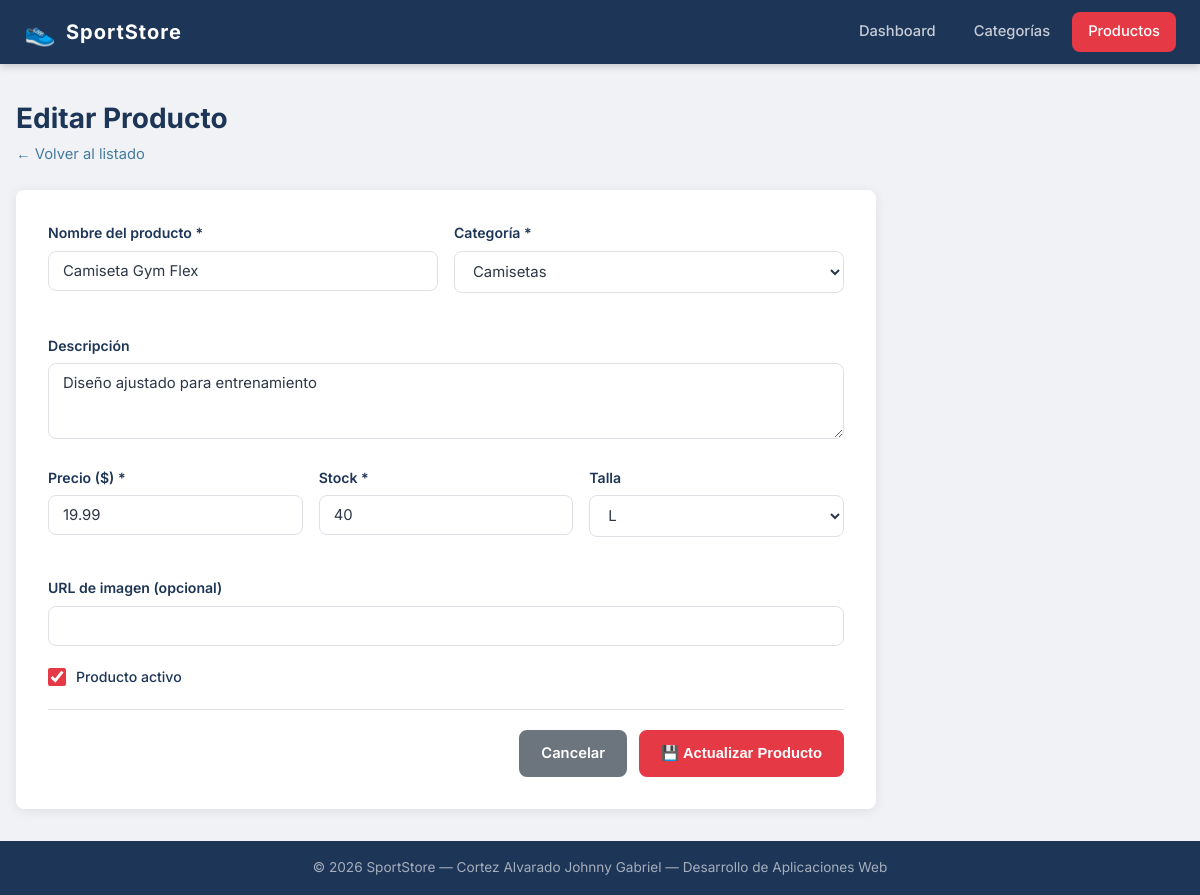
Screenshot of /index.php?c=productos&a=editar&id=2 with the database file from the repository.
### tables this page shows
CREATE TABLE IF NOT EXISTS productos (
    id              INT AUTO_INCREMENT PRIMARY KEY,
    categoria_id    INT NOT NULL,
    nombre          VARCHAR(150) NOT NULL,
    descripcion     TEXT,
    precio          DECIMAL(10,2) NOT NULL,
    stock           INT NOT NULL DEFAULT 0,
    talla           VARCHAR(20),
    imagen_url      VARCHAR(255),
    estado          TINYINT(1) NOT NULL DEFAULT 1,
    created_at      TIMESTAMP DEFAULT CURRENT_TIMESTAMP,
    CONSTRAINT fk_categoria
        FOREIGN KEY (categoria_id)
        REFERENCES categorias(id)
        ON DELETE RESTRICT
        ON UPDATE CASCADE
);

CREATE TABLE IF NOT EXISTS categorias (
    id          INT AUTO_INCREMENT PRIMARY KEY,
    nombre      VARCHAR(100) NOT NULL,
    descripcion TEXT,
    estado      TINYINT(1) NOT NULL DEFAULT 1,
    created_at  TIMESTAMP DEFAULT CURRENT_TIMESTAMP
);

### app/controllers/ProductoController.php (called while the page is built, shortened)
<?php
require_once __DIR__ . '/../models/ProductoModel.php';
require_once __DIR__ . '/../models/CategoriaModel.php';
class ProductoController {
    private ProductoModel  $model;
    private CategoriaModel $catModel;
    public function __construct() {
        $this->model    = new ProductoModel();
        $this->catModel = new CategoriaModel();
    }
    public function editar(): void {
        $id = (int)($_GET['id'] ?? 0);
        $producto   = $this->model->getById($id);
        $categorias = $this->catModel->getActivas();
        require __DIR__ . '/../views/productos/editar.php';
    }
}

### config/database.php (called while the page is built, shortened)
<?php
function getConnection(): PDO {
    static $pdo = null;
    if ($pdo === null) {
        $dsn = "mysql:host=" . DB_HOST . ";port=" . DB_PORT . ";dbname=" . DB_NAME . ";charset=" . DB_CHARSET;
        $options = [
            PDO::ATTR_ERRMODE            => PDO::ERRMODE_EXCEPTION,
            PDO::ATTR_DEFAULT_FETCH_MODE => PDO::FETCH_ASSOC,
            PDO::ATTR_EMULATE_PREPARES   => false,
        ];
        try {
            $pdo = new PDO($dsn, DB_USER, DB_PASS, $options);
        } catch (PDOException $e) {
            die('<div style="font-family:Arial;color:#c0392b;padding:20px;">
                 <h2>Error de conexión</h2><p>' . $e->getMessage() . '</p></div>');
        }
    }
    return $pdo;
}

### app/models/ProductoModel.php (called while the page is built, shortened)
<?php
require_once __DIR__ . '/../../config/database.php';
class ProductoModel {
    private PDO $db;
    public function __construct() {
        $this->db = getConnection();
    }
    public function getById(int $id): array|false {
        $stmt = $this->db->prepare(
            "SELECT p.*, c.nombre AS categoria_nombre
             FROM productos p
             INNER JOIN categorias c ON p.categoria_id = c.id
             WHERE p.id = ?"
        );
        $stmt->execute([$id]);
        return $stmt->fetch();
    }
}

### app/models/CategoriaModel.php (called while the page is built, shortened)
<?php
require_once __DIR__ . '/../../config/database.php';
class CategoriaModel {
    private PDO $db;
    public function __construct() {
        $this->db = getConnection();
    }
    public function getActivas(): array {
        $stmt = $this->db->query("SELECT * FROM categorias WHERE estado = 1 ORDER BY nombre ASC");
        return $stmt->fetchAll();
    }
}

### app/views/productos/editar.php (the view, shortened to what this page needs)
<?php
require __DIR__ . '/../layout/header.php';
?>
<div class="container">
    <div class="page-header">
        <div>
            <h1 class="page-title">Editar Producto</h1>
            <p class="page-sub"><a href="index.php?c=productos">← Volver al listado</a></p>
        </div>
    </div>
    <div class="card form-card">
        <form action="index.php?c=productos&a=actualizar" method="POST" id="formProducto" novalidate>
            <div class="form-row">
                <div class="form-group">
                    <label for="nombre">Nombre del producto *</label>
                    <input type="text" id="nombre" name="nombre" class="form-control"
                           value="<?= htmlspecialchars($_POST['nombre'] ?? $producto['nombre']) ?>"
                           maxlength="150" required>
                    <span class="form-error" id="errNombre"></span>
                </div>
                <div class="form-group">
                    <label for="categoria_id">Categoría *</label>
                    <select id="categoria_id" name="categoria_id" class="form-control" required>
                        <?php foreach ($categorias as $cat): ?>
                            <option value="<?= $cat['id'] ?>"
                                <?= (($_POST['categoria_id'] ?? $producto['categoria_id']) == $cat['id']) ? 'selected' : '' ?>>
                                <?= htmlspecialchars($cat['nombre']) ?>
                            </option>
                        <?php endforeach; ?>
                    </select>
                    <span class="form-error" id="errCategoria"></span>
                </div>
            </div>
            <div class="form-group">
                <label for="descripcion">Descripción</label>
                <textarea id="descripcion" name="descripcion" class="form-control" rows="3"><?= htmlspecialchars($_POST['descripcion'] ?? $producto['descripcion']) ?></textarea>
            </div>
            <div class="form-row">
                <div class="form-group">
                    <label for="precio">Precio ($) *</label>
                    <input type="number" id="precio" name="precio" class="form-control"
                           value="<?= htmlspecialchars($_POST['precio'] ?? $producto['precio']) ?>"
                           min="0.01" step="0.01" required>
                    <span class="form-error" id="errPrecio"></span>
                </div>
                <div class="form-group">
                    <label for="stock">Stock *</label>
                    <input type="number" id="stock" name="stock" class="form-control"
                           value="<?= htmlspecialchars($_POST['stock'] ?? $producto['stock']) ?>"
                           min="0" required>
                    <span class="form-error" id="errStock"></span>
                </div>
                <div class="form-group">
                    <label for="talla">Talla</label>
                    <select id="talla" name="talla" class="form-control">
                        <?php foreach (['XS','S','M','L','XL','XXL','38','39','40','41','42','43','44','Única'] as $t): ?>
                            <option value="<?= $t ?>"
                                <?= (($_POST['talla'] ?? $producto['talla']) === $t) ? 'selected' : '' ?>><?= $t ?></option>
                        <?php endforeach; ?>
                    </select>
                </div>
            </div>
            <div class="form-group">
                <label for="imagen_url">URL de imagen (opcional)</label>
                <input type="url" id="imagen_url" name="imagen_url" class="form-control"
                       value="<?= htmlspecialchars($_POST['imagen_url'] ?? $producto['imagen_url']) ?>">
            </div>
            <div class="form-group form-check">
                <input type="checkbox" id="estado" name="estado" value="1"
                       <?= ($_POST['estado'] ?? $producto['estado']) ? 'checked' : '' ?>>
                <label for="estado">Producto activo</label>
            </div>
            <div class="form-actions">
                <a href="index.php?c=productos" class="btn btn-secondary">Cancelar</a>
                <button type="submit" class="btn btn-primary">💾 Actualizar Producto</button>
            </div>
        </form>
    </div>
</div>
<?php require __DIR__ . '/../layout/footer.php'; ?>

### public/css/estilos.css (style rules this page uses)
:root { --primary: #e63946; --primary-d: #c1121f; --secondary: #457b9d; --success: #2d6a4f; --warning: #e9c46a; --warning-d: #f4a261; --danger: #e63946; --dark: #1d3557; --gray: #6c757d; --gray-l: #f8f9fa; --white: #ffffff; --border: #dee2e6; --shadow: 0 2px 12px rgba(0,0,0,0.08); --radius: 8px; --header-h: 64px; }
*, *::before, *::after { margin:0; padding:0; box-sizing:border-box; }
html { scroll-behavior: smooth; }
body { font-family: 'Inter', sans-serif; background-color: #f0f2f5; color: #2d3748; line-height: 1.6; min-height: 100vh; display: flex; flex-direction: column; }
a { color: var(--secondary); text-decoration: none; }
.container { max-width: 1200px; margin: 0 auto; }
.page-header { display: flex; align-items: center; justify-content: space-between; margin-bottom: 24px; flex-wrap: wrap; gap: 12px; }
.page-title { font-size: 1.75em; font-weight: 700; color: var(--dark); }
.page-sub { color: var(--gray); font-size: 0.92em; margin-top: 2px; }
.card { background: var(--white); border-radius: var(--radius); box-shadow: var(--shadow); overflow: hidden; }
.form-card { padding: 32px; max-width: 860px; }
.btn { display: inline-flex; align-items: center; gap: 6px; padding: 10px 20px; border-radius: var(--radius); font-size: 0.92em; font-weight: 600; cursor: pointer; border: 2px solid transparent; transition: all 0.2s; text-decoration: none; white-space: nowrap; }
.btn-primary { background: var(--primary); color: #fff; border-color: var(--primary); }
.btn-secondary { background: var(--gray); color: #fff; border-color: var(--gray); }
.form-group { margin-bottom: 20px; }
.form-row { display: grid; grid-template-columns: repeat(auto-fit, minmax(200px, 1fr)); gap: 16px; }
label { display: block; font-size: 0.88em; font-weight: 600; color: var(--dark); margin-bottom: 6px; }
.form-control { width: 100%; padding: 10px 14px; border: 1.5px solid var(--border); border-radius: var(--radius); font-family: 'Inter', sans-serif; font-size: 0.93em; color: #2d3748; background: var(--white); transition: border-color 0.2s, box-shadow 0.2s; }
.form-error { display: block; color: var(--danger); font-size: 0.82em; margin-top: 4px; min-height: 18px; }
.form-check { display: flex; align-items: center; gap: 10px; }
.form-check input[type="checkbox"] { width: 18px; height: 18px; accent-color: var(--primary); cursor: pointer; }
.form-check label { margin: 0; cursor: pointer; font-weight: 500; }
.form-actions { display: flex; gap: 12px; justify-content: flex-end; padding-top: 20px; border-top: 1px solid var(--border); margin-top: 8px; }

### rows the page displays
productos: nombre "Camiseta Gym Flex", categoria_id "Camisetas", descripcion "Diseño ajustado para entrenamiento", precio "19.99", stock "40", talla "L", estado "☑"
